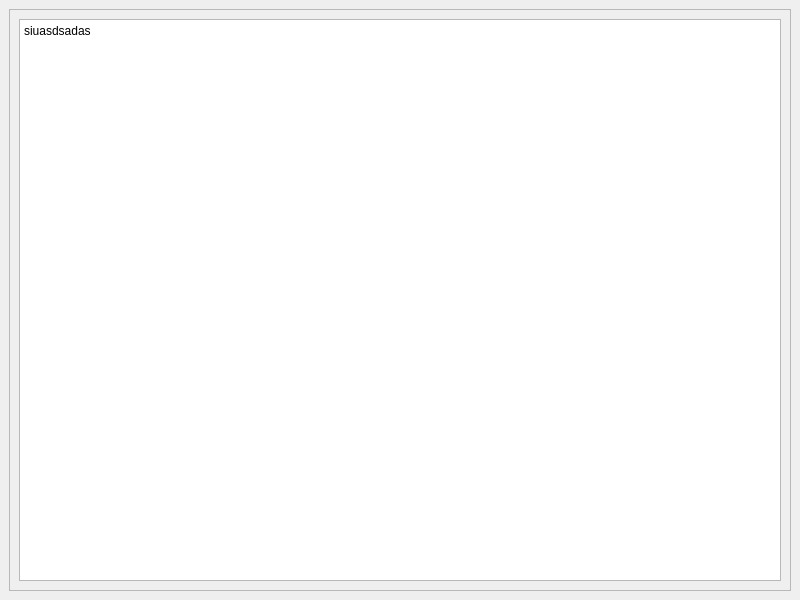
<?xml version="1.0" encoding="UTF-8"?>
<ui version="4.0">
 <class>reportWindow</class>
 <widget class="QMainWindow" name="reportWindow">
  <property name="geometry">
   <rect>
    <x>0</x>
    <y>0</y>
    <width>800</width>
    <height>600</height>
   </rect>
  </property>
  <property name="windowTitle">
   <string>MainWindow</string>
  </property>
  <widget class="QWidget" name="centralwidget">
   <layout class="QGridLayout" name="gridLayout">
    <item row="0" column="0">
     <widget class="QScrollArea" name="scrollArea">
      <property name="widgetResizable">
       <bool>true</bool>
      </property>
      <widget class="QWidget" name="scrollAreaWidgetContents">
       <property name="geometry">
        <rect>
         <x>0</x>
         <y>0</y>
         <width>780</width>
         <height>580</height>
        </rect>
       </property>
       <layout class="QGridLayout" name="gridLayout_2">
        <item row="0" column="0">
         <widget class="QTextBrowser" name="textBrowser">
          <property name="html">
           <string>&lt;!DOCTYPE HTML PUBLIC &quot;-//W3C//DTD HTML 4.0//EN&quot; &quot;http://www.w3.org/TR/REC-html40/strict.dtd&quot;&gt;
&lt;html&gt;&lt;head&gt;&lt;meta name=&quot;qrichtext&quot; content=&quot;1&quot; /&gt;&lt;style type=&quot;text/css&quot;&gt;
p, li { white-space: pre-wrap; }
&lt;/style&gt;&lt;/head&gt;&lt;body style=&quot; font-family:'Sans Serif'; font-size:9pt; font-weight:400; font-style:normal;&quot;&gt;
&lt;p style=&quot; margin-top:0px; margin-bottom:0px; margin-left:0px; margin-right:0px; -qt-block-indent:0; text-indent:0px;&quot;&gt;siuasdsadas&lt;/p&gt;&lt;/body&gt;&lt;/html&gt;</string>
          </property>
         </widget>
        </item>
       </layout>
      </widget>
     </widget>
    </item>
   </layout>
  </widget>
 </widget>
 <resources/>
 <connections/>
</ui>
